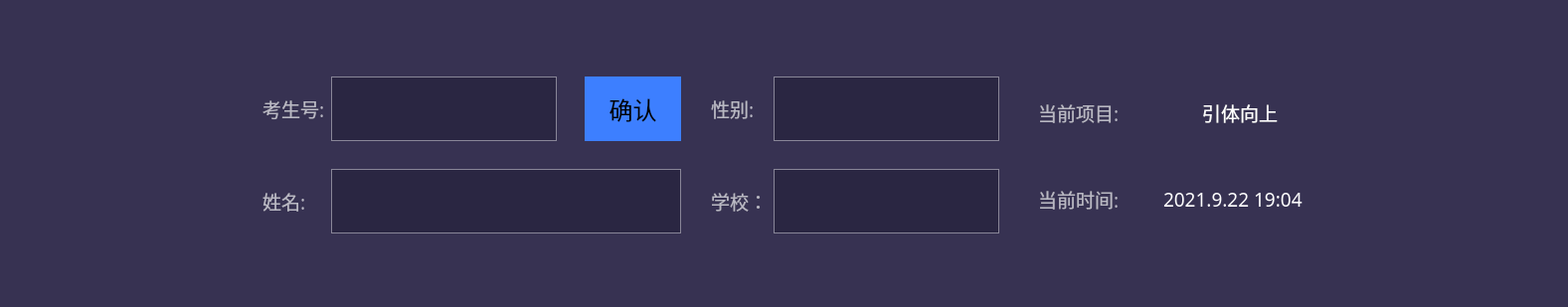
           <widget class="QFrame" name="frame_13">
            <property name="minimumSize">
             <size>
              <width>0</width>
              <height>243</height>
             </size>
            </property>
            <property name="maximumSize">
             <size>
              <width>16777215</width>
              <height>16777215</height>
             </size>
            </property>
            <property name="styleSheet">
             <string notr="true">background-color: rgb(55, 50, 82);</string>
            </property>
            <property name="title" stdset="0">
             <string/>
            </property>
            <layout class="QHBoxLayout" name="horizontalLayout_21">
             <item>
              <layout class="QHBoxLayout" name="horizontalLayout_4">
               <item>
                <spacer name="horizontalSpacer_9">
                 <property name="orientation">
                  <enum>Qt::Horizontal</enum>
                 </property>
                 <property name="sizeType">
                  <enum>QSizePolicy::Maximum</enum>
                 </property>
                 <property name="sizeHint" stdset="0">
                  <size>
                   <width>40</width>
                   <height>20</height>
                  </size>
                 </property>
                </spacer>
               </item>
               <item>
                <layout class="QVBoxLayout" name="verticalLayout_23">
                 <item>
                  <spacer name="verticalSpacer_16">
                   <property name="orientation">
                    <enum>Qt::Vertical</enum>
                   </property>
                   <property name="sizeType">
                    <enum>QSizePolicy::Maximum</enum>
                   </property>
                   <property name="sizeHint" stdset="0">
                    <size>
                     <width>20</width>
                     <height>49</height>
                    </size>
                   </property>
                  </spacer>
                 </item>
                 <item>
                  <widget class="QLabel" name="lbUserPic">
                   <property name="sizePolicy">
                    <sizepolicy hsizetype="Preferred" vsizetype="Preferred">
                     <horstretch>0</horstretch>
                     <verstretch>0</verstretch>
                    </sizepolicy>
                   </property>
                   <property name="minimumSize">
                    <size>
                     <width>155</width>
                     <height>183</height>
                    </size>
                   </property>
                   <property name="maximumSize">
                    <size>
                     <width>155</width>
                     <height>183</height>
                    </size>
                   </property>
                   <property name="styleSheet">
                    <string notr="true">border-image: url(:/resource/images/examPage/headPic.png);</string>
                   </property>
                   <property name="text">
                    <string/>
                   </property>
                   <property name="alignment">
                    <set>Qt::AlignCenter</set>
                   </property>
                  </widget>
                 </item>
                 <item>
                  <spacer name="verticalSpacer_17">
                   <property name="orientation">
                    <enum>Qt::Vertical</enum>
                   </property>
                   <property name="sizeType">
                    <enum>QSizePolicy::Maximum</enum>
                   </property>
                   <property name="sizeHint" stdset="0">
                    <size>
                     <width>20</width>
                     <height>52</height>
                    </size>
                   </property>
                  </spacer>
                 </item>
                </layout>
               </item>
               <item>
                <spacer name="horizontalSpacer_10">
                 <property name="orientation">
                  <enum>Qt::Horizontal</enum>
                 </property>
                 <property name="sizeType">
                  <enum>QSizePolicy::Maximum</enum>
                 </property>
                 <property name="sizeHint" stdset="0">
                  <size>
                   <width>40</width>
                   <height>20</height>
                  </size>
                 </property>
                </spacer>
               </item>
              </layout>
             </item>
             <item>
              <widget class="QGroupBox" name="groupBox">
               <property name="styleSheet">
                <string notr="true">border:none;</string>
               </property>
               <property name="title">
                <string/>
               </property>
               <layout class="QVBoxLayout" name="verticalLayout_35">
                <item>
                 <spacer name="verticalSpacer_28">
                  <property name="orientation">
                   <enum>Qt::Vertical</enum>
                  </property>
                  <property name="sizeHint" stdset="0">
                   <size>
                    <width>20</width>
                    <height>50</height>
                   </size>
                  </property>
                 </spacer>
                </item>
                <item>
                 <layout class="QHBoxLayout" name="horizontalLayout_6">
                  <item>
                   <layout class="QVBoxLayout" name="verticalLayout_2">
                    <property name="spacing">
                     <number>28</number>
                    </property>
                    <item>
                     <widget class="QLabel" name="label_4">
                      <property name="maximumSize">
                       <size>
                        <width>16777215</width>
                        <height>65</height>
                       </size>
                      </property>
                      <property name="font">
                       <font>
                        <family>Microsoft YaHei</family>
                        <pointsize>14</pointsize>
                       </font>
                      </property>
                      <property name="styleSheet">
                       <string notr="true">color: rgb(185, 184, 195);</string>
                      </property>
                      <property name="text">
                       <string>考生号:</string>
                      </property>
                      <property name="alignment">
                       <set>Qt::AlignLeading|Qt::AlignLeft|Qt::AlignVCenter</set>
                      </property>
                     </widget>
                    </item>
                    <item>
                     <widget class="QLabel" name="label_5">
                      <property name="maximumSize">
                       <size>
                        <width>16777215</width>
                        <height>65</height>
                       </size>
                      </property>
                      <property name="font">
                       <font>
                        <family>Microsoft YaHei</family>
                        <pointsize>14</pointsize>
                       </font>
                      </property>
                      <property name="styleSheet">
                       <string notr="true">color: rgb(185, 184, 195);</string>
                      </property>
                      <property name="text">
                       <string>姓名:</string>
                      </property>
                     </widget>
                    </item>
                   </layout>
                  </item>
                  <item>
                   <layout class="QVBoxLayout" name="verticalLayout_3">
                    <property name="spacing">
                     <number>28</number>
                    </property>
                    <item>
                     <layout class="QHBoxLayout" name="horizontalLayout_5">
                      <item>
                       <widget class="QLineEdit" name="leUserId">
                        <property name="sizePolicy">
                         <sizepolicy hsizetype="Preferred" vsizetype="Fixed">
                          <horstretch>0</horstretch>
                          <verstretch>0</verstretch>
                         </sizepolicy>
                        </property>
                        <property name="minimumSize">
                         <size>
                          <width>0</width>
                          <height>65</height>
                         </size>
                        </property>
                        <property name="maximumSize">
                         <size>
                          <width>16777215</width>
                          <height>188</height>
                         </size>
                        </property>
                        <property name="font">
                         <font>
                          <family>Microsoft YaHei</family>
                          <pointsize>18</pointsize>
                         </font>
                        </property>
                        <property name="styleSheet">
                         <string notr="true">background-color: rgb(42, 38, 66);
color: rgb(255, 255, 255);
border:1px solid #898698;</string>
                        </property>
                       </widget>
                      </item>
                      <item>
                       <widget class="QPushButton" name="pbConfimUserIdBtn">
                        <property name="minimumSize">
                         <size>
                          <width>97</width>
                          <height>65</height>
                         </size>
                        </property>
                        <property name="font">
                         <font>
                          <family>Microsoft YaHei</family>
                          <pointsize>18</pointsize>
                         </font>
                        </property>
                        <property name="styleSheet">
                         <string notr="true">background-color: rgb(61, 127, 255);
color: rgb(0, 0, 0);</string>
                        </property>
                        <property name="text">
                         <string>确认</string>
                        </property>
                       </widget>
                      </item>
                     </layout>
                    </item>
                    <item>
                     <widget class="QLineEdit" name="leUserName">
                      <property name="sizePolicy">
                       <sizepolicy hsizetype="Preferred" vsizetype="Fixed">
                        <horstretch>0</horstretch>
                        <verstretch>0</verstretch>
                       </sizepolicy>
                      </property>
                      <property name="minimumSize">
                       <size>
                        <width>0</width>
                        <height>65</height>
                       </size>
                      </property>
                      <property name="maximumSize">
                       <size>
                        <width>16777215</width>
                        <height>288</height>
                       </size>
                      </property>
                      <property name="font">
                       <font>
                        <family>Microsoft YaHei</family>
                        <pointsize>18</pointsize>
                       </font>
                      </property>
                      <property name="styleSheet">
                       <string notr="true">background-color: rgb(42, 38, 66);
color: rgb(255, 255, 255);
border:1px solid #898698;</string>
                      </property>
                     </widget>
                    </item>
                   </layout>
                  </item>
                 </layout>
                </item>
                <item>
                 <spacer name="verticalSpacer_27">
                  <property name="orientation">
                   <enum>Qt::Vertical</enum>
                  </property>
                  <property name="sizeHint" stdset="0">
                   <size>
                    <width>20</width>
                    <height>50</height>
                   </size>
                  </property>
                 </spacer>
                </item>
               </layout>
              </widget>
             </item>
             <item>
              <widget class="QGroupBox" name="groupBox_2">
               <property name="styleSheet">
                <string notr="true">border:none</string>
               </property>
               <property name="title">
                <string/>
               </property>
               <layout class="QVBoxLayout" name="verticalLayout_36">
                <item>
                 <spacer name="verticalSpacer_30">
                  <property name="orientation">
                   <enum>Qt::Vertical</enum>
                  </property>
                  <property name="sizeHint" stdset="0">
                   <size>
                    <width>20</width>
                    <height>51</height>
                   </size>
                  </property>
                 </spacer>
                </item>
                <item>
                 <layout class="QHBoxLayout" name="horizontalLayout_20">
                  <item>
                   <layout class="QVBoxLayout" name="verticalLayout_25">
                    <property name="spacing">
                     <number>28</number>
                    </property>
                    <item>
                     <widget class="QLabel" name="label_6">
                      <property name="maximumSize">
                       <size>
                        <width>16777215</width>
                        <height>65</height>
                       </size>
                      </property>
                      <property name="font">
                       <font>
                        <family>Microsoft YaHei</family>
                        <pointsize>14</pointsize>
                       </font>
                      </property>
                      <property name="styleSheet">
                       <string notr="true">color: rgb(185, 184, 195);</string>
                      </property>
                      <property name="text">
                       <string>性别:</string>
                      </property>
                     </widget>
                    </item>
                    <item>
                     <widget class="QLabel" name="label_7">
                      <property name="maximumSize">
                       <size>
                        <width>16777215</width>
                        <height>65</height>
                       </size>
                      </property>
                      <property name="font">
                       <font>
                        <family>Microsoft YaHei</family>
                        <pointsize>14</pointsize>
                       </font>
                      </property>
                      <property name="styleSheet">
                       <string notr="true">color: rgb(185, 184, 195);</string>
                      </property>
                      <property name="text">
                       <string>学校：</string>
                      </property>
                     </widget>
                    </item>
                   </layout>
                  </item>
                  <item>
                   <layout class="QVBoxLayout" name="verticalLayout_31">
                    <property name="spacing">
                     <number>28</number>
                    </property>
                    <item>
                     <widget class="QLineEdit" name="leUserGender">
                      <property name="minimumSize">
                       <size>
                        <width>0</width>
                        <height>65</height>
                       </size>
                      </property>
                      <property name="font">
                       <font>
                        <family>Microsoft YaHei</family>
                        <pointsize>18</pointsize>
                       </font>
                      </property>
                      <property name="styleSheet">
                       <string notr="true">background-color: rgb(42, 38, 66);
color: rgb(255, 255, 255);
border:1px solid #898698;</string>
                      </property>
                     </widget>
                    </item>
                    <item>
                     <widget class="QLineEdit" name="leUserSchool">
                      <property name="minimumSize">
                       <size>
                        <width>0</width>
                        <height>65</height>
                       </size>
                      </property>
                      <property name="font">
                       <font>
                        <family>Microsoft YaHei</family>
                        <pointsize>18</pointsize>
                       </font>
                      </property>
                      <property name="styleSheet">
                       <string notr="true">background-color: rgb(42, 38, 66);
color: rgb(255, 255, 255);
border:1px solid #898698;</string>
                      </property>
                     </widget>
                    </item>
                   </layout>
                  </item>
                 </layout>
                </item>
                <item>
                 <spacer name="verticalSpacer_29">
                  <property name="orientation">
                   <enum>Qt::Vertical</enum>
                  </property>
                  <property name="sizeHint" stdset="0">
                   <size>
                    <width>20</width>
                    <height>51</height>
                   </size>
                  </property>
                 </spacer>
                </item>
               </layout>
              </widget>
             </item>
             <item>
              <widget class="QGroupBox" name="groupBox_3">
               <property name="styleSheet">
                <string notr="true">border:none</string>
               </property>
               <property name="title">
                <string/>
               </property>
               <layout class="QVBoxLayout" name="verticalLayout_33">
                <property name="spacing">
                 <number>28</number>
                </property>
                <item>
                 <spacer name="verticalSpacer_18">
                  <property name="orientation">
                   <enum>Qt::Vertical</enum>
                  </property>
                  <property name="sizeHint" stdset="0">
                   <size>
                    <width>20</width>
                    <height>58</height>
                   </size>
                  </property>
                 </spacer>
                </item>
                <item>
                 <widget class="QGroupBox" name="groupBox_4">
                  <property name="maximumSize">
                   <size>
                    <width>16777215</width>
                    <height>60</height>
                   </size>
                  </property>
                  <property name="styleSheet">
                   <string notr="true">border:none;</string>
                  </property>
                  <property name="title">
                   <string/>
                  </property>
                  <layout class="QHBoxLayout" name="horizontalLayout_11">
                   <item>
                    <widget class="QLabel" name="label_8">
                     <property name="minimumSize">
                      <size>
                       <width>0</width>
                       <height>17</height>
                      </size>
                     </property>
                     <property name="maximumSize">
                      <size>
                       <width>120</width>
                       <height>16777215</height>
                      </size>
                     </property>
                     <property name="font">
                      <font>
                       <family>Microsoft YaHei</family>
                       <pointsize>14</pointsize>
                      </font>
                     </property>
                     <property name="styleSheet">
                      <string notr="true">color: rgb(185, 184, 195);</string>
                     </property>
                     <property name="text">
                      <string>当前项目:   </string>
                     </property>
                    </widget>
                   </item>
                   <item>
                    <widget class="QLabel" name="label_33">
                     <property name="minimumSize">
                      <size>
                       <width>40</width>
                       <height>40</height>
                      </size>
                     </property>
                     <property name="maximumSize">
                      <size>
                       <width>40</width>
                       <height>40</height>
                      </size>
                     </property>
                     <property name="styleSheet">
                      <string notr="true">border-image: url(:/resource/images/mainform/ytxs.png);</string>
                     </property>
                     <property name="text">
                      <string/>
                     </property>
                    </widget>
                   </item>
                   <item>
                    <widget class="QLabel" name="label_9">
                     <property name="font">
                      <font>
                       <family>Microsoft YaHei</family>
                       <pointsize>14</pointsize>
                       <weight>50</weight>
                       <bold>false</bold>
                      </font>
                     </property>
                     <property name="styleSheet">
                      <string notr="true">color: rgb(255, 255, 255);</string>
                     </property>
                     <property name="text">
                      <string/>
                     </property>
                     <property name="alignment">
                      <set>Qt::AlignCenter</set>
                     </property>
                    </widget>
                   </item>
                   <item>
                    <widget class="QLabel" name="lbProjectName">
                     <property name="font">
                      <font>
                       <family>Microsoft YaHei</family>
                       <pointsize>14</pointsize>
                      </font>
                     </property>
                     <property name="styleSheet">
                      <string notr="true">color: rgb(255, 255, 255);</string>
                     </property>
                     <property name="text">
                      <string>引体向上</string>
                     </property>
                    </widget>
                   </item>
                   <item>
                    <spacer name="horizontalSpacer_47">
                     <property name="orientation">
                      <enum>Qt::Horizontal</enum>
                     </property>
                     <property name="sizeHint" stdset="0">
                      <size>
                       <width>260</width>
                       <height>20</height>
                      </size>
                     </property>
                    </spacer>
                   </item>
                  </layout>
                 </widget>
                </item>
                <item>
                 <widget class="QGroupBox" name="groupBox_12">
                  <property name="minimumSize">
                   <size>
                    <width>0</width>
                    <height>60</height>
                   </size>
                  </property>
                  <property name="maximumSize">
                   <size>
                    <width>16777215</width>
                    <height>60</height>
                   </size>
                  </property>
                  <property name="styleSheet">
                   <string notr="true">border:none;</string>
                  </property>
                  <property name="title">
                   <string/>
                  </property>
                  <layout class="QHBoxLayout" name="horizontalLayout_32">
                   <item>
                    <widget class="QLabel" name="label_10">
                     <property name="minimumSize">
                      <size>
                       <width>0</width>
                       <height>17</height>
                      </size>
                     </property>
                     <property name="maximumSize">
                      <size>
                       <width>120</width>
                       <height>16777215</height>
                      </size>
                     </property>
                     <property name="font">
                      <font>
                       <family>Microsoft YaHei</family>
                       <pointsize>14</pointsize>
                      </font>
                     </property>
                     <property name="styleSheet">
                      <string notr="true">color: rgb(185, 184, 195);</string>
                     </property>
                     <property name="text">
                      <string>当前时间:</string>
                     </property>
                    </widget>
                   </item>
                   <item>
                    <widget class="QLabel" name="lbCurrentTime">
                     <property name="enabled">
                      <bool>true</bool>
                     </property>
                     <property name="minimumSize">
                      <size>
                       <width>0</width>
                       <height>0</height>
                      </size>
                     </property>
                     <property name="font">
                      <font>
                       <family>Microsoft YaHei</family>
                       <pointsize>14</pointsize>
                      </font>
                     </property>
                     <property name="styleSheet">
                      <string notr="true">color: rgb(255, 255, 255);</string>
                     </property>
                     <property name="text">
                      <string>2021.9.22 19:04</string>
                     </property>
                    </widget>
                   </item>
                  </layout>
                 </widget>
                </item>
                <item>
                 <spacer name="verticalSpacer_19">
                  <property name="orientation">
                   <enum>Qt::Vertical</enum>
                  </property>
                  <property name="sizeHint" stdset="0">
                   <size>
                    <width>20</width>
                    <height>40</height>
                   </size>
                  </property>
                 </spacer>
                </item>
               </layout>
              </widget>
             </item>
            </layout>
           </widget>
